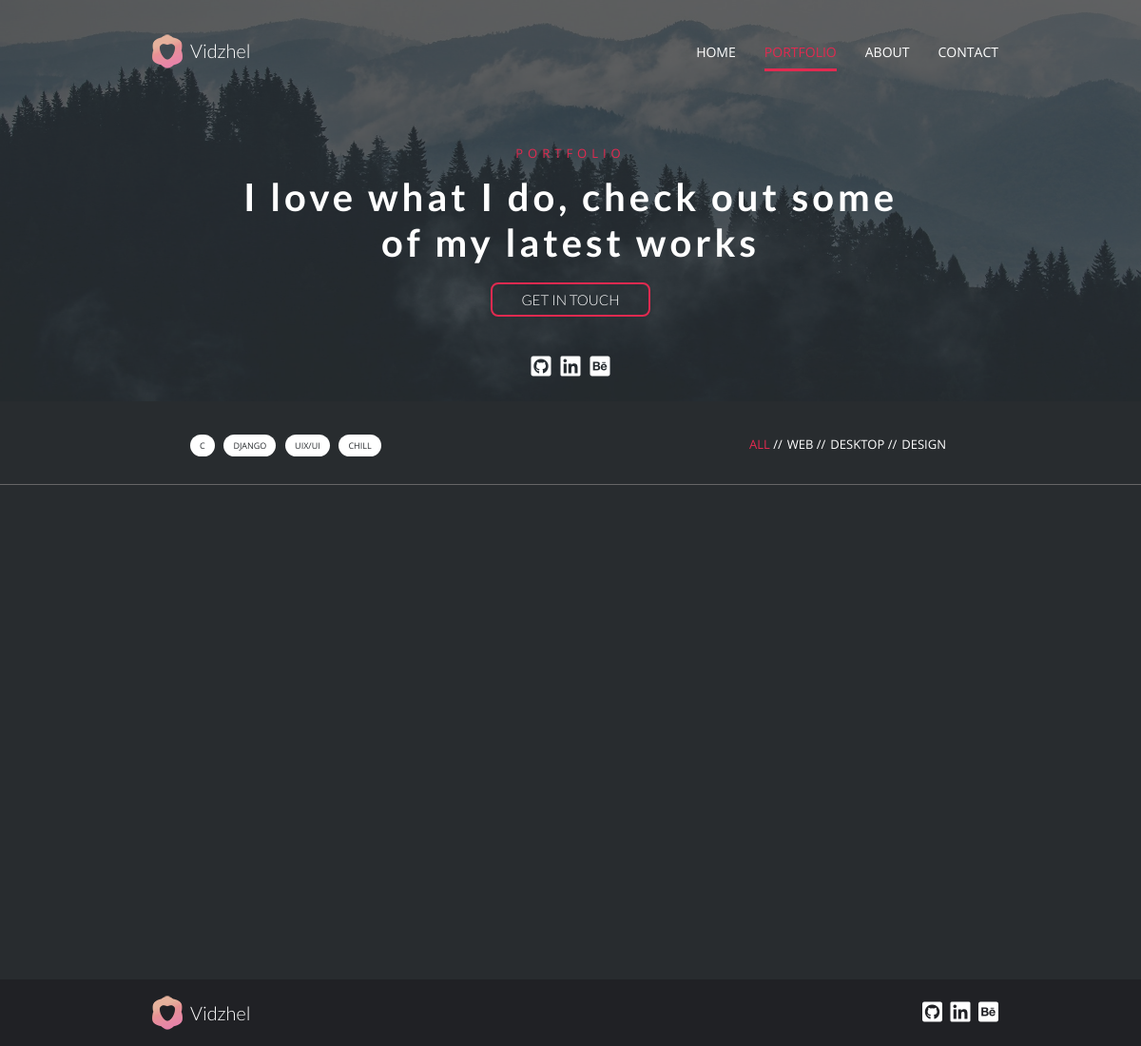
Before: /portfolio/filtered?tags=Python with the older database file.
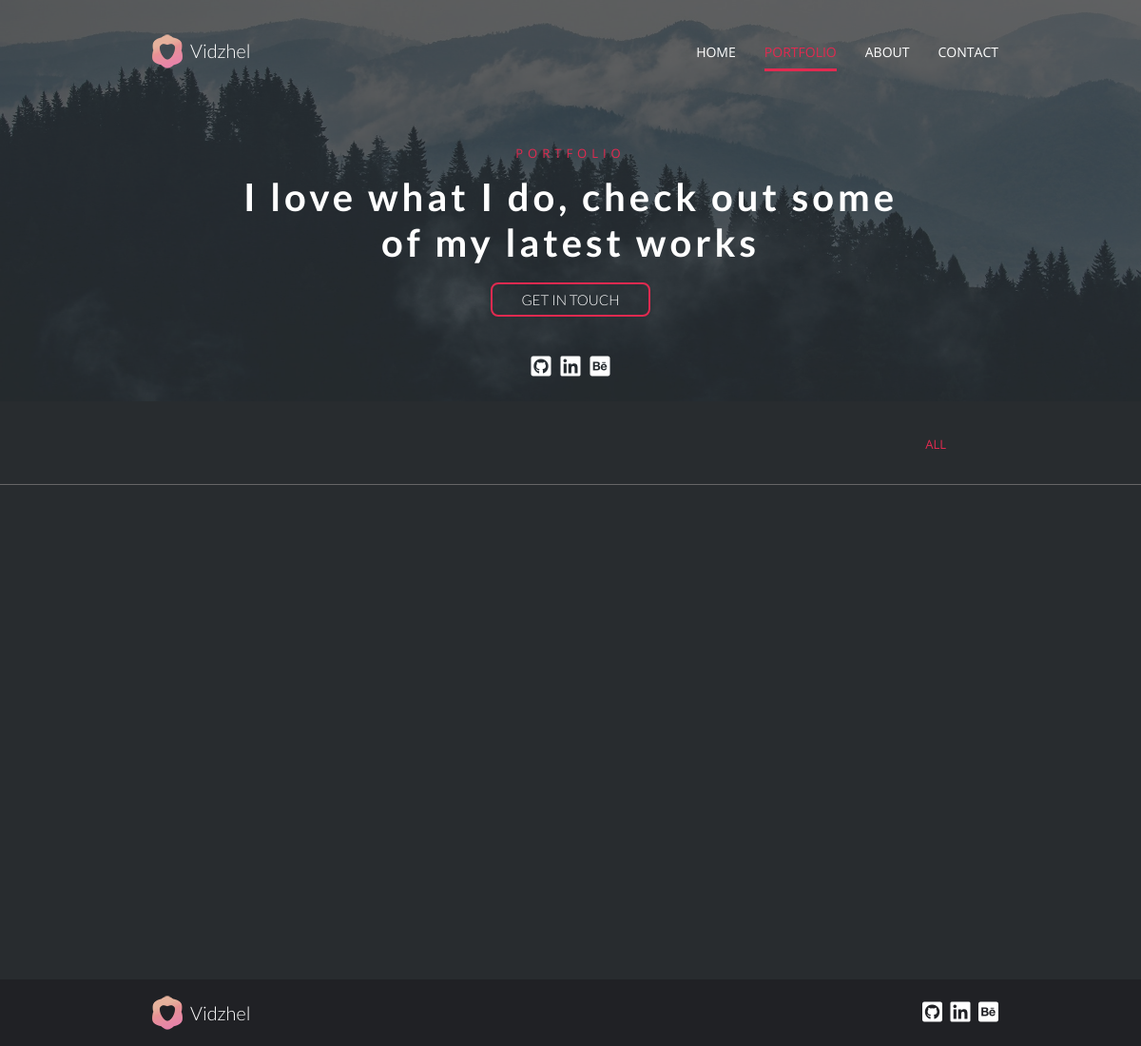
After: the same page with the newer database file.
### projects/models.py (models this page shows, shortened)
class Tag(models.Model):
    name = models.CharField(max_length=20)

class Category(models.Model):
    name = models.CharField(max_length=30)

### projects/views.py (the view, shortened to what this page needs)
# urls.py: path("portfolio/", include("projects.urls")),
def projects(request, filtered=""):
    if(filtered.lower() == "filtered" and request.GET):
        request.POST = request.GET
        filtered_data = filter_projects(request)
        filtered_projects = filtered_data[0]
        activated_tag = Tag.objects.filter(
            name__iexact="".join(filtered_data[1]))
        activated_category = Tag.objects.filter(
            name__iexact="".join(filtered_data[2]))
        categories = Category.objects.all()
        tags = Tag.objects.all()
        context = {
            "categories": categories,
            "activated_tag": activated_tag,
            "activated_category": activated_category,
            "tags": tags,
            "projects": filtered_projects,
            "projects_count": filtered_data[3]
        }
        return render(request, "projects/portfolio.html", context)

### projects/templates/projects/portfolio.html (shortened to what this page needs)
{% extends 'base.html' %}
{% load static %}
{% block fixed_nav %}
        <div class="nav_wrapper">
            <div class="fixed_nav">
                <div class="anim_inner outher_container">
                    <a class="logo_link" href="{% url 'home_page' %}">
                        <div class="logo">
                            <img src="{% static 'base/images/Logo.png' %}" alt="vidzhel_logo">
                            <span class="logo_text">Vidzhel</span>
                        </div>
                    </a>
                    <nav class="main_nav">
                        <ul class="list_container">
                            <div class="list">
                                <ul>
                                    <li><a href="{% url 'home_page' %}">HOME</a></li>
                                    <li class="active"><a href="{% url 'projects_list' %}">PORTFOLIO</a></li>
                                    <li><a href="{% url 'about' %}">ABOUT</a></li>
                                    <li><a href="{% url 'home_page' %}#get_in_touch">CONTACT</a></li>
                                </ul>
                            </div>
                        </ul>
                    </nav>
                </div>
            </div>
        </div>
{% endblock fixed_nav %}
{% block content %}
<div class="parallax-window" data-z-index="1" data-speed="0.2" data-parallax="scroll"
    data-image-src="{% static 'base/images/forest.jpg' %}">
    <header class="header">
        <div class="outher_container">
            <div class="section_heading">
                <h1>PORTFOLIO</h1>
                <h2>I love what I do, check out some
                    of my latest works
                </h2>
                <div class="button"><a href="{% url 'home_page' %}#get_in_touch">Get in touch</a></div>
            </div>
            <div class="social_media">
                <a target="_blank" rel="nofollow" href="https://github.com/Vidzhel" class="hoverable"><i
                        class="fab fa-github-square fa-lg"></i></a>
                <a target="_blank" rel="nofollow" href="https://www.linkedin.com/in/vidzhel/" class="hoverable"><i
                        class="fab fa-linkedin fa-lg"></i></a>
                <a target="_blank" rel="nofollow" href="https://www.behance.net/vidzhel" class="hoverable"><i class="fab fa-behance-square fa-lg"></i></a>
            </div>
        </div>
    </header>
</div>
<div class="section_nav">
    <div class="container">
        <div class="tags_list">
            {% for tag in tags %}
                <div class="tag {% if tag.name == activated_tag.0.name %}active{% endif %}" ><a>{{tag.name}}</a></div>
            {% endfor %}
        </div>
        <div class="categories">
            <ul>
                <li><a class="category active">All</a></li>
                {% for category in categories %}
                    <li><a class="category {% if category.name == activated_category.0.name %}active{% endif %}" >{{category.name}}</a></li>
                {% endfor %}
            </ul>
        </div>
    </div>
</div>
<section class="section" style="min-height: 380px">
</section>
{% endblock content %}
{% block styles %}
    <link rel="stylesheet" href="{% static 'base/styles/css/portfolio_page.min.css' %}">
{% endblock styles %}

Changed rows visible on the page:
removed Tag: name "C"
removed Tag: name "DJANGO"
removed Tag: name "UIX/UI"
removed Tag: name "CHILL"
removed Category: name "WEB"
removed Category: name "DESKTOP"
removed Category: name "DESIGN"
